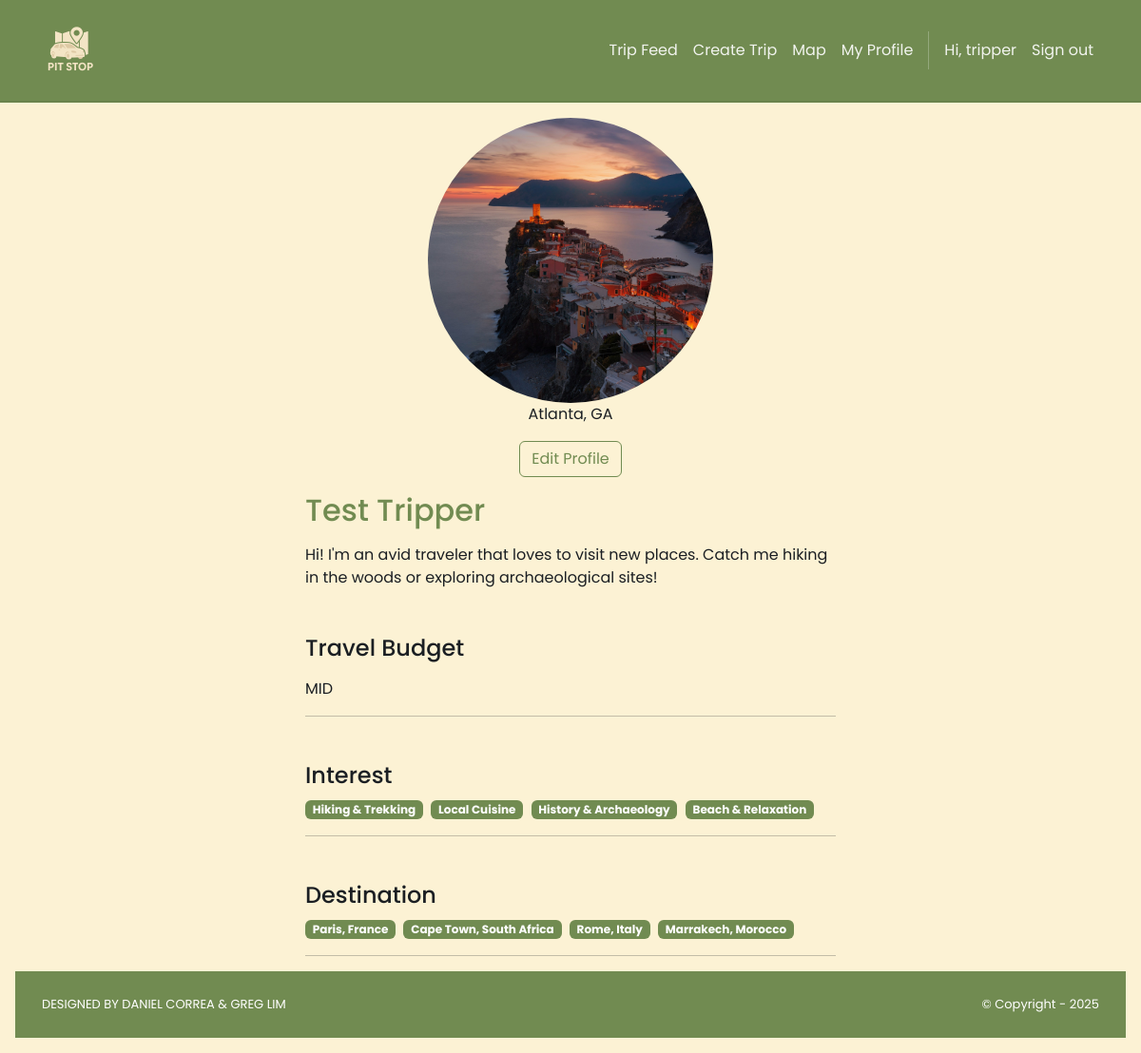
Screenshot of /roadTripper/me/ (signed in) with the database file from the repository.
### accounts/models.py (models this page shows)
class User(AbstractUser):
    class Roles(models.TextChoices):
        PLANNER = "PLANNER", "Planner"
        ROAD_TRIPPER = "ROAD_TRIPPER", "Road Tripper"
    role = models.CharField(
        max_length=20, choices=Roles.choices, default=Roles.ROAD_TRIPPER, db_index=True
    )
    @property
    def is_planner(self) -> bool:
        return self.role == self.Roles.PLANNER
    @property
    def is_roadTripper(self) -> bool:
        return self.role == self.Roles.ROAD_TRIPPER

### roadTripper/models.py (models this page shows, shortened)
class RoadTripper(models.Model):
    user = models.OneToOneField(
        settings.AUTH_USER_MODEL, on_delete=models.CASCADE, related_name="roadTripper_profile"
    )
    firstName = models.CharField("First Name", max_length=255)
    lastName  = models.CharField("Last Name", max_length=255)
    location  = models.CharField("Home Location", max_length=255, blank=True)
    image     = models.ImageField("Profile Image", upload_to='roadTripper_images/', null=True, blank=True)
    TRAVEL_BUDGET_CHOICES = [
        ('LOW', 'Budget-Friendly (Under $50/day)'),
        ('MID', 'Mid-Range (Approx. $50 - $150/day)'),
        ('HIGH', 'Luxury (Over $150/day)'),
        ('FLEX', 'Flexible / Varies'),
    ]
    travel_headline = models.CharField("Travel Tagline", max_length=255, blank=True,
        help_text="A short, catchy phrase about your travel style."
    )
    travel_budget = models.CharField("Travel Budget", max_length=4, choices=TRAVEL_BUDGET_CHOICES, default='MID')
    interests = models.ManyToManyField("Interest", related_name="trippers_with_interest", blank=True)
    destinations = models.ManyToManyField("Destination", related_name="trippers_want_to_visit", blank=True)
    links = models.ManyToManyField("Link", related_name="roadTripper", blank=True)
    hide_image = models.BooleanField(default=False)
    hide_travel_headline = models.BooleanField(default=False)
    hide_travel_budget = models.BooleanField(default=False)
    hide_profile = models.BooleanField(default=False)
    hide_location = models.BooleanField(default=False)

class Interest(models.Model):
    name = models.CharField(max_length=100, unique=True)

class Destination(models.Model):
    city = models.CharField(max_length=100, blank=True)
    country = models.CharField(max_length=100)
    def __str__(self):
        if self.city:
            return f"{self.city}, {self.country}"
        return self.country

### roadTripper/views.py (the view)
# urls.py: path("me/", views.my_profile, name="planner.my_profile"),
@login_required
def my_profile(request):
    roadTripper = get_object_or_404(RoadTripper, user=request.user)
    template_data = {
        "roadTripper": roadTripper,
        "name": f"{roadTripper.firstName} {roadTripper.lastName}",
        "travel_budget": roadTripper.travel_budget,
        "interests": roadTripper.interests,
        "destinations": roadTripper.destinations,
        "links": roadTripper.links.all(),
    }
    return render(request, "roadTripper/show.html", {"template_data": template_data})

### pitStop/context_processors.py (called while the page is built)
def static_revisions(request):
    base = Path(settings.BASE_DIR)
    logo_path = base / 'pitStop' / 'static' / 'img' / 'brand.png'
    try:
        rev_logo = str(int(os.path.getmtime(logo_path)))
    except Exception:
        rev_logo = '1'
    css_path = base / 'pitStop' / 'static' / 'css' / 'style.css'
    try:
        rev_css = str(int(os.path.getmtime(css_path)))
    except Exception:
        rev_css = '1'
    return {
        'STATIC_REV_LOGO': rev_logo,
        'STATIC_REV_CSS': rev_css,
    }

### roadTripper/templates/roadTripper/show.html
{% extends 'pitStop/base.html' %}
{% block content %}
{% load static %}
<div class="p-3">
  <div class="container">
    <div class="col-md-6 mx-auto mb-3">
      <div class="mb-3 text-center">
        {% load static %}
        {% if template_data.roadTripper.image and not template_data.roadTripper.hide_image %}
          <img src="{{ template_data.roadTripper.image.url }}" class="d-block mx-auto" style="width:300px;height:300px;border-radius:50%;object-fit:cover;object-position:center;" alt="{{ template_data.name }}">
        {% else %}
          <img src="{% static 'img/default_profile.jpg' %}" class="d-block mx-auto" style="width:300px;height:300px;border-radius:50%;object-fit:cover;object-position:center;" alt="No profile image">
        {% endif %}
        {% if not template_data.roadTripper.hide_location %}
          <p>{{ template_data.roadTripper.location }}</p>
        {% endif %}
        {% if user.is_authenticated and user.is_roadTripper and template_data.roadTripper.user_id == user.id %}
        <div class="mt-3">
            <a href="{% url 'roadTripper.edit_profile' %}" class="btn btn-outline-primary">Edit Profile</a>
        </div>
        {% endif %}
      </div>
      <h2 style="color: #718b51;">{{ template_data.name }}</h2>
      {% if not template_data.roadTripper.hide_travel_headline %}
        <div class="mt-3">{{ template_data.roadTripper.travel_headline }}</div>
      {% endif %}
      {% if not template_data.roadTripper.hide_travel_budget %}
        <h4 class="mt-5">Travel Budget</h4>
        <div class="mt-3">{{ template_data.roadTripper.travel_budget}}</div>
      {% endif %}
      <hr />
      <h4 class="mt-5">Interest</h4>
        {% for interest in template_data.roadTripper.interests.all %}
          <span class="badge bg-primary me-1">{{ interest.name }}</span>
        {% empty %}
          <p class="text-muted">No interests listed.</p>
        {% endfor %}
      <hr />
      <h4 class="mt-5">Destination</h4>
        {% for destination in template_data.roadTripper.destinations.all %}
          <span class="badge bg-primary me-1">{{ destination }}</span>
        {% empty %}
          <p class="text-muted">No destination listed.</p>
        {% endfor %}
      <hr />
</div>
{% endblock %}

### pitStop/templates/pitStop/base.html (shortened to what this page needs)
<!DOCTYPE html>
<html>
  {% load static %}
  <head>
    <link href="https://cdn.jsdelivr.net/npm/bootstrap@5.3.3/dist/css/bootstrap.min.css"
          rel="stylesheet">
    <link rel="stylesheet"
          href="https://cdnjs.cloudflare.com/ajax/libs/font-awesome/6.1.1/css/all.min.css">
    <link rel="stylesheet" type="text/css" href="{% static 'css/style.css' %}?v={{ STATIC_REV_CSS }}">
  </head>
  <body class="d-flex flex-column min-vh-100{% if request.resolver_match and request.resolver_match.url_name == 'home.index' %} is-home{% endif %}">
    <nav class="p-3 navbar navbar-light ms-brandbar navbar-expand-lg">
      <div class="container">
        <a class="navbar-brand" href="{% url 'home.index' %}">
          <img src="{% static 'img/brand.png' %}?v={{ STATIC_REV_LOGO }}" alt="logo" height="64" style="object-fit:contain;" />
        </a>
        <div class="collapse navbar-collapse" id="navbarNavAltMarkup">
          <div class="navbar-nav ms-auto navbar-ml align-items-lg-center">
            {% if user.is_authenticated %}
              {% if not user.is_staff and user.is_roadTripper %}
                <a class="nav-link" href="{% url 'roadTripper.trip_feed' %}">Trip Feed</a>
                <a class="nav-link" href="{% url 'roadTripper.create_trip_post' %}">Create Trip</a>
                <a class="nav-link" href="{% url 'map' %}">Map</a>
                <a class="nav-link" href="{% url 'roadTripper.my_profile' %}">My Profile</a>
              {% endif %}
              <span class="nav-link disabled">Hi, {{ user.username }}</span>
              <a class="nav-link" href="{% url 'logout' %}">Sign out</a>
            {% else %}
              <a class="nav-link" href="{% url 'home.about' %}">About</a>
              <a class="nav-link" href="{% url 'login' %}">Log in</a>
              <a class="nav-link" href="{% url 'signup.choice' %}">Sign up</a>
            {% endif %}
          </div>
        </div>
      </div>
    </nav>
    <div class="flex-grow-1">
      {% block content %}
      {% endblock content %}
    </div>
    <section class="p-3 ms-footer-bottom">
      <div class="container d-flex justify-content-between">
        <div class="me-5 text-white">
          <span>DESIGNED BY
            <a href="https://www.x.com/danielgarax" target="_blank">DANIEL CORREA</a> &
            <a href="https://www.x.com/greglim81" target="_blank">GREG LIM</a>
          </span>
        </div>
        <div class="text-white">
          <span>© Copyright - 2025</span>
        </div>
      </div>
    </section>
  </body>
</html>

### pitStop/static/css/style.css (style rules this page uses)
:root { --bg: #fcf2d4; --bg-alt: #ebdaa2; --surface: #ffffff; --surface-2: #f6f6f0; --text: #1b1f23; --muted: #6b7280; --border: #e5e7eb; --brand-cream: #fcf2d4; --brand-sage: #718b51; --brand-ltgrn: #bcce98; --brand-beige: #ebdaa2; --brand-deep: #506036; --primary: var(--brand-sage); --primary-contrast: #ffffff; --link: var(--brand-deep); --success: var(--brand-ltgrn); --warning: var(--brand-beige); --danger: #d06a6c; --shadow: 0 6px 20px rgba(0,0,0,0.08); --radius: 10px; --radius-sm: 8px; --radius-xs: 6px; --focus: 0 0 0 0.2rem rgba(120,147,99,0.35); --transition: 180ms ease; }
html, body { background: var(--bg); color: var(--text); }
body { font-family: 'Poppins', system-ui, -apple-system, Segoe UI, Roboto, Arial, sans-serif; line-height: 1.5; text-rendering: optimizeLegibility; -webkit-font-smoothing: antialiased; -moz-osx-font-smoothing: grayscale; transition: background-color var(--transition), color var(--transition); }
a { color: var(--link); }
.navbar { backdrop-filter: saturate(160%) blur(4px); }
.navbar .nav-link { opacity: 0.9; }
.ms-brandbar { background: var(--primary) !important; border-bottom: 2px solid rgba(0,0,0,0.06); }
.ms-brandbar .nav-link, .ms-brandbar .navbar-brand, .ms-brandbar .navbar-text { color: var(--primary-contrast) !important; }
.ms-brandbar .nav-link { position: relative; transition: color 160ms ease, transform 140ms ease; }
.ms-brandbar .nav-link::after { content: ''; position: absolute; left: 0; right: 0; bottom: -4px; height: 2px; width: 0; margin: 0 auto; background: var(--primary-contrast); transition: width 180ms ease; }
.btn { transition: transform 140ms ease, box-shadow 180ms ease, filter 140ms ease; }
.ms-footer-bottom { background: var(--primary) !important; border-top: 0; }
.ms-footer-bottom span { font-size: 13px; line-height: 38px; }
.ms-footer-bottom a { color: var(--primary-contrast); text-decoration: none; }
.bg-primary { background-color: var(--primary) !important; }
.btn-outline-primary { color: var(--primary); border-color: var(--primary); }
.btn, .form-control, .form-select, .nav-link, .card { transition: all var(--transition); }

### rows the page displays
User: username "tripper"
RoadTripper: roadTripper.image (picture), roadTripper.location "Atlanta, GA", roadTripper.travel_headline "Hi! I'm an avid traveler that loves to visit new places. Catch me hiking in the woods or exploring archaeological sites!", roadTripper.travel_budget "MID"
Interest: name "Hiking & Trekking"
Interest: name "Local Cuisine"
Interest: name "History & Archaeology"
Interest: name "Beach & Relaxation"
Destination: city+country "Paris, France"
Destination: city+country "Cape Town, South Africa"
Destination: city+country "Rome, Italy"
Destination: city+country "Marrakech, Morocco"

### other values shown
{{ template_data.name }} "Test Tripper"
